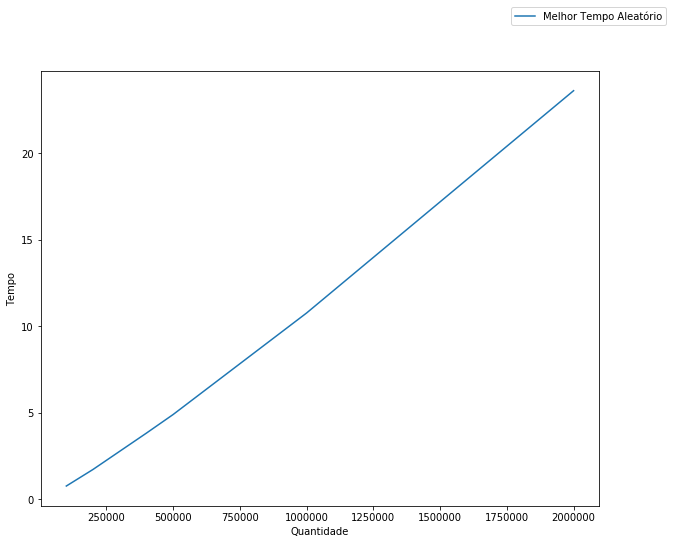

The Python source for this figure:
from random import randint
import timeit
import matplotlib as mpl
import matplotlib.pyplot as plt
import numpy as np
from random import shuffle, randint
import random
 
def geraLista(tam):
    lista = list(range(1, tam + 1))
    shuffle(lista)
    return lista
  
def geraInversa(size):
  lista=list(range(size,1,-1))
  return lista

def geraOrdenado(size):
	return list(range(size))


def desenhaGrafico(x,y,xl = "Entradas", yl = "Saídas", name='fig'):
    fig = plt.figure(figsize=(10, 8))
    ax = fig.add_subplot(111)
    ax.plot(x,y, label = "Melhor Tempo Aleatório")
    #ax.plot(x,y2, label = "Melhor Tempo Decrescente")
    ax.legend(bbox_to_anchor=(1, 1),bbox_transform=plt.gcf().transFigure)
    plt.ylabel(yl)
    plt.xlabel(xl)
    fig.savefig(name+'.png')

operacoes=[]

def heap(arr, n, i): 
    maior = i
    l = 2 * i + 1
    r = 2 * i + 2

    if l < n and arr[i] < arr[l]: 
        maior = l 
  
    if r < n and arr[maior] < arr[r]: 
        maior = r 

    if maior != i: 
        arr[i],arr[maior] = arr[maior],arr[i] 
        heap(arr, n, maior) 
  

def heapSort(arr): 
    n = len(arr) 
  
    for i in range(n, -1, -1): 
        heap(arr, n, i) 
  
    for i in range(n-1, 0, -1): 
        arr[i], arr[0] = arr[0], arr[i] 
        heap(arr, i, 0) 
            

listas=[]
listaInversa=[]
listaOrdenada=[]
x2 = [100000, 200000, 400000, 500000, 1000000, 2000000]
y = []
y2=[]
y3=[]

for i in range(len(x2)):
  listas.append(geraLista(x2[i]))
  listaInversa.append(geraInversa(x2[i]))


for i in range(len(x2)):
  y.append(timeit.timeit("heapSort({})".format(listas[i]),setup="from __main__ import heapSort",number=1))
  print("Terminou de ordenar um vetor de tamanho " + str(x2[i]) + "...")


print(operacoes[:])

desenhaGrafico(x2,y,'Quantidade','Tempo', 'heapSort')
